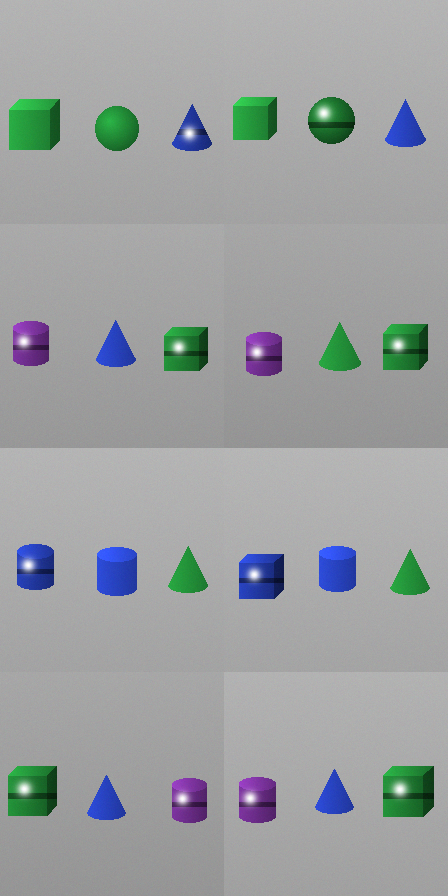
#> input picture runs/pixel_baseline_v1_20260926T161957Z/dev_examples.png, 448 x 896 px
$ python make_paper_figures.py
#> lines starting #> are read from the running program, lines starting #| are printed output that depends on the picture
#!/usr/bin/env python3
"""Re-tile the run's example image into one row for the paper (pixels copied unchanged).

Source: runs/pixel_baseline_v1_20260926T161957Z/dev_examples.png, which stacks the first four
development groups as rows of [member 0 | member 1] (224 px tiles). Output:
paper/figures/dev_examples_row.png with the same eight tiles in one row, groups left to right.
"""

from pathlib import Path

from PIL import Image

ROOT = Path(__file__).resolve().parents[1]
SRC = ROOT / "runs/pixel_baseline_v1_20260926T161957Z/dev_examples.png"
DST = ROOT / "paper/figures/dev_examples_row.png"
T = 224


def main():
    src = Image.open(SRC).convert("RGB")
#> src is the input picture: PIL image 448x896 RGB; mean R, G, B 155.7, 160, 161.1
    rows = src.height // T
#> rows = 4
    out = Image.new("RGB", (2 * rows * T + (rows - 1) * 16, T), "white")
#> out: PIL image 1840x224 RGB; every value is 255
    for r in range(rows):
        for m in (0, 1):
            tile = src.crop((m * T, r * T, (m + 1) * T, (r + 1) * T))
            out.paste(tile, (r * (2 * T + 16) + m * T, 0))
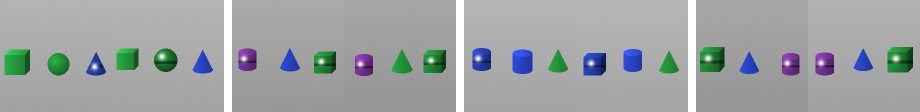
#> out: PIL image 1840x224 RGB (shown at 1/2 size); mean R, G, B 158.3, 162.5, 163.5
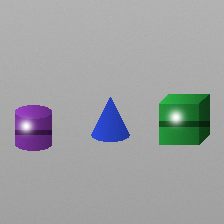
#> tile: PIL image 224x224 RGB; mean R, G, B 158.4, 161.1, 163
    out.save(DST)
    print(DST, out.size)
#| paper/figures/dev_examples_row.png (1840, 224)


if __name__ == "__main__":
    main()
